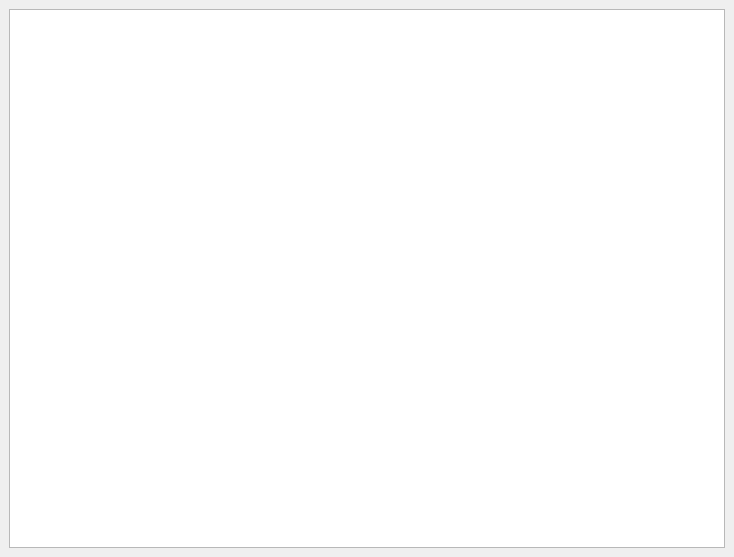
<?xml version="1.0" encoding="UTF-8"?>
<ui version="4.0">
 <class>SourceViewer</class>
 <widget class="QMainWindow" name="SourceViewer">
  <property name="geometry">
   <rect>
    <x>0</x>
    <y>0</y>
    <width>734</width>
    <height>557</height>
   </rect>
  </property>
  <property name="windowTitle">
   <string>Source viewer</string>
  </property>
  <property name="windowIcon">
   <iconset resource="poshukuresources.qrc">
    <normaloff>:/resources/images/poshuku.svg</normaloff>:/resources/images/poshuku.svg</iconset>
  </property>
  <widget class="QWidget" name="CentralWidget_">
   <layout class="QVBoxLayout" name="verticalLayout">
    <item>
     <widget class="QTextEdit" name="HtmlEdit_"/>
    </item>
   </layout>
  </widget>
  <widget class="QMenuBar" name="menubar">
   <property name="geometry">
    <rect>
     <x>0</x>
     <y>0</y>
     <width>734</width>
     <height>20</height>
    </rect>
   </property>
  </widget>
 </widget>
 <resources>
  <include location="poshukuresources.qrc"/>
 </resources>
 <connections/>
</ui>
